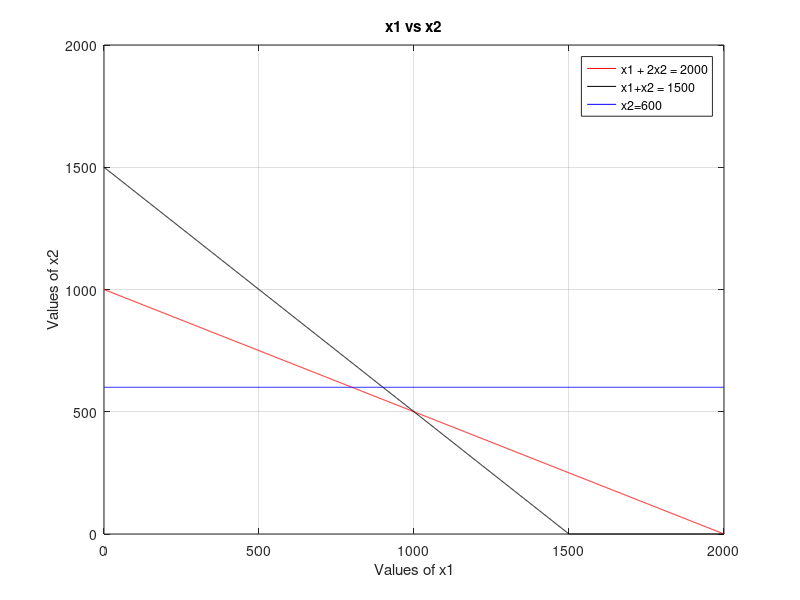

This chart was generated by the following MATLAB code: (Note: this script raises an error after producing the figure.)
% phase1 input parameters
% phase2 plot the graph
% phase3 find corner point
% phase4 find point of intersection
% phase5 write all corner points (from 3 & 4)
% phase6 find feasible region
% phase7 compute objective function
% phase8 find optimal one

% maximize Z=3x1 + 5x2
% subject to 
%             x1 + 2x2 <= 2000
%             x1 + x2  <= 1500
%                  x2  <= 600
%             x1,x2    >= 0
 
format short %calculation of upto 4 decimal places
clear all 
clc
%Phase 1: input parameters
C=[3,5]; %cost of objective function
A=[1 2;1 1;0 1];%constraints coefficient matrix
b=[2000;1500;600];%R.H.S of constraints

%phase 2: plotting the graph
y1 = 0:1:max(b);
x21 = (b(1) - A(1,1).*y1)./A(1,2);
x22 = (b(2) - A(2,1).*y1)./A(2,2);
x23 = (b(3) - A(3,1).*y1)./A(3,2);


x21=max(0,x21);
x22=max(0,x22);
x23=max(0,x23);

plot(y1,x21,'r',y1,x22,'k',y1,x23,'b');
xlabel('Values of x1');
ylabel('Values of x2');
title('x1 vs x2')
legend('x1 + 2x2 = 2000','x1+x2 = 1500','x2=600')
grid on

% Phase 3: find corner point with axes
  cx1 = find(y1==0); %points with x1 axis
  c1  = find(x21==0);%points with x2 axis
Line1 = [y1(:,[c1 cx1]) ; x21(:,[c1 cx1])]';

  c2  = find(x22==0);
Line2 = [y1(:,[c2 cx1]) ; x22(:,[c2 cx1])]';

  c3  =  find(x23==0);
Line3 = [y1(:,[c3 cx1]) ; x23(:,[c3 cx1])]';

corpt = unique([Line1; Line2; Line3],'rows');

% Phase 4: Find point of intersection
HG=[];
for i=1:size(A,1)
    hg1=A(i,:);
    b1=b(i,:);
    for j=i+1:size(A,1)
        hg2=A(j,:);
        b2=b(j,:);
        Aa = [hg1; hg2];
        Bb = [b1;b2];
        Xx = Aa\Bb;
        HG = [HG Xx];
    end
end
pt = HG';

% Phase 5: Write all corner points
allpt = [pt;corpt];
points = unique(allpt,'rows');

% Phase 6: Find the FEASIBLE REGION
PT = constraint(points); %CONSTRAINTS
PT = unique(PT,'rows');


% Phase 7: compute objective function 
for i=1:size(PT,1)
    Fx(i,:) = sum(PT(i,:).*C);
end

Vert_Fns = [PT Fx];

% Phase 8: Find the optimal one
[fxval, indfx] = max(Fx);
        optval = Vert_Fns(indfx,:);
   OPTIMAL_BFS = array2table(optval)






